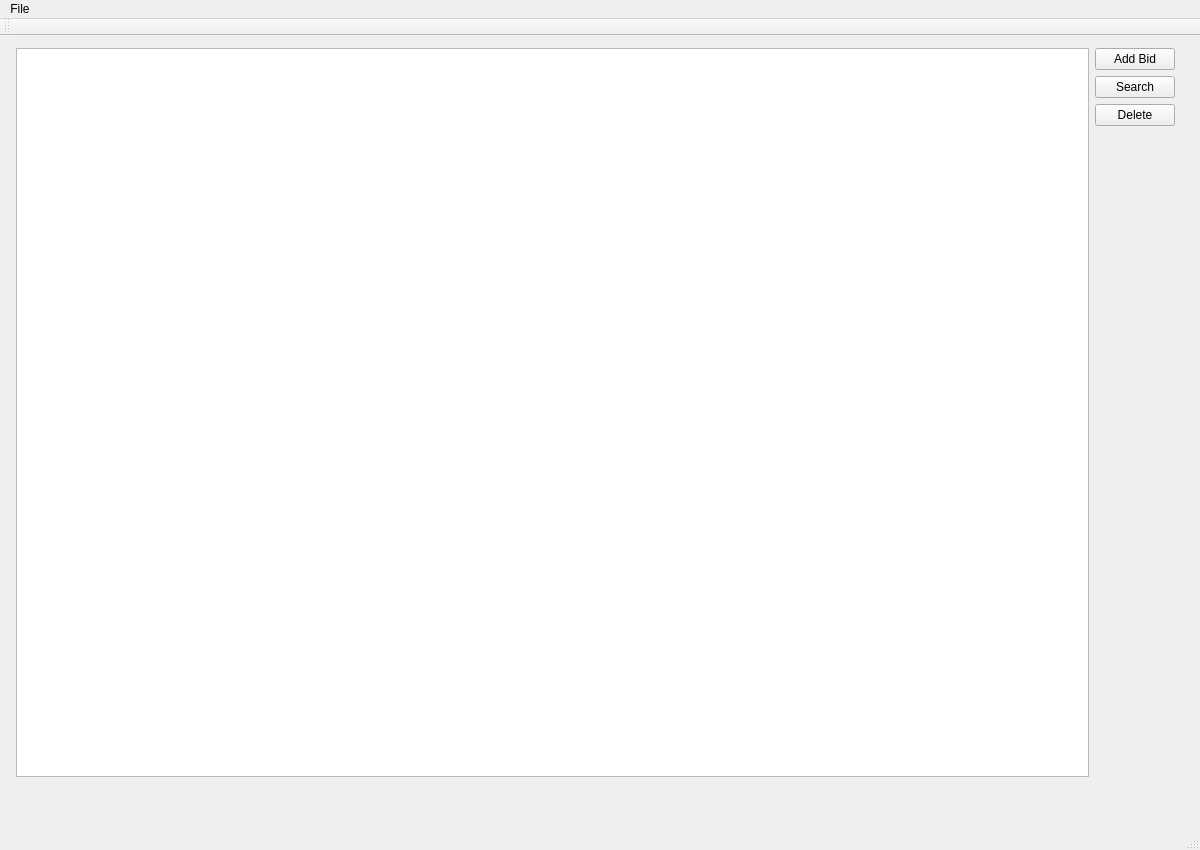
<?xml version="1.0" encoding="UTF-8"?>
<ui version="4.0">
 <class>MainWindow</class>
 <widget class="QMainWindow" name="MainWindow">
  <property name="geometry">
   <rect>
    <x>0</x>
    <y>0</y>
    <width>1200</width>
    <height>850</height>
   </rect>
  </property>
  <property name="minimumSize">
   <size>
    <width>1200</width>
    <height>850</height>
   </size>
  </property>
  <property name="windowTitle">
   <string>BidEditor v0.1</string>
  </property>
  <widget class="QWidget" name="centralWidget">
   <widget class="QWidget" name="layoutWidget">
    <property name="geometry">
     <rect>
      <x>5</x>
      <y>1</y>
      <width>1181</width>
      <height>751</height>
     </rect>
    </property>
    <layout class="QHBoxLayout" name="horizontalLayout">
     <property name="sizeConstraint">
      <enum>QLayout::SetDefaultConstraint</enum>
     </property>
     <item>
      <widget class="QTableWidget" name="tableWidget"/>
     </item>
     <item>
      <layout class="QFormLayout" name="formLayout">
       <property name="sizeConstraint">
        <enum>QLayout::SetMaximumSize</enum>
       </property>
       <item row="0" column="0">
        <widget class="QPushButton" name="pushButton">
         <property name="text">
          <string>Add Bid</string>
         </property>
        </widget>
       </item>
       <item row="1" column="0">
        <widget class="QPushButton" name="pushButton_2">
         <property name="text">
          <string>Search</string>
         </property>
        </widget>
       </item>
       <item row="2" column="0">
        <widget class="QPushButton" name="pushButton_3">
         <property name="text">
          <string>Delete</string>
         </property>
        </widget>
       </item>
      </layout>
     </item>
    </layout>
   </widget>
  </widget>
  <widget class="QToolBar" name="mainToolBar">
   <attribute name="toolBarArea">
    <enum>TopToolBarArea</enum>
   </attribute>
   <attribute name="toolBarBreak">
    <bool>false</bool>
   </attribute>
  </widget>
  <widget class="QStatusBar" name="statusBar"/>
  <widget class="QMenuBar" name="menuBar">
   <property name="geometry">
    <rect>
     <x>0</x>
     <y>0</y>
     <width>1200</width>
     <height>17</height>
    </rect>
   </property>
   <widget class="QMenu" name="menueflkvjj">
    <property name="title">
     <string>File</string>
    </property>
    <addaction name="separator"/>
    <addaction name="actionOpen_2"/>
    <addaction name="actionClose_2"/>
   </widget>
   <addaction name="menueflkvjj"/>
  </widget>
  <action name="actionOpen_2">
   <property name="text">
    <string>Open</string>
   </property>
  </action>
  <action name="actionClose_2">
   <property name="text">
    <string>Close</string>
   </property>
  </action>
 </widget>
 <layoutdefault spacing="6" margin="11"/>
 <resources/>
 <connections/>
</ui>
